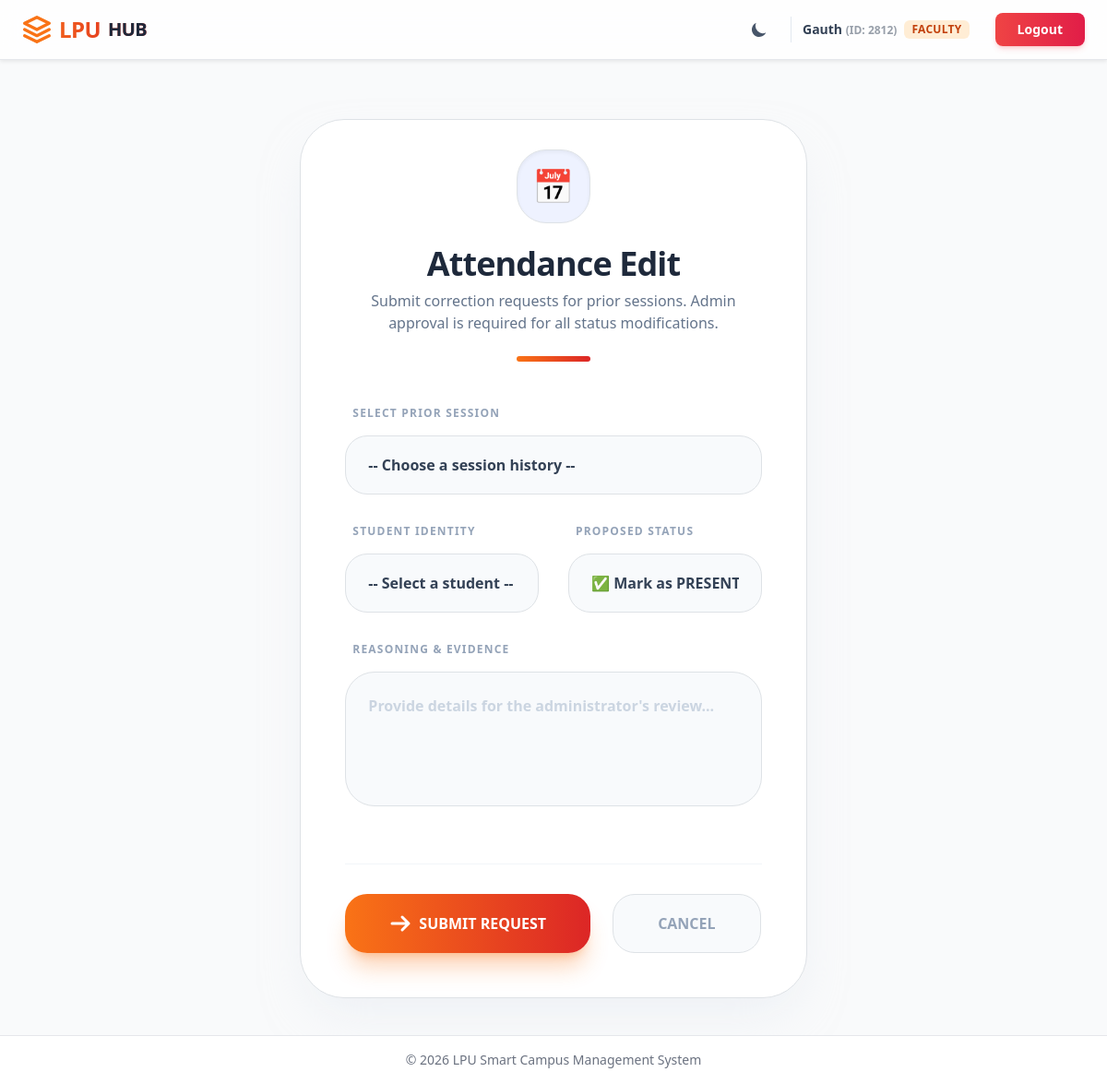
The page /attendance/request-edit/ (signed in) on the database its author committed.
### core/models.py (models this page shows, shortened)
class User(AbstractUser):
    class Role(models.TextChoices):
        STUDENT = "STUDENT", "Student"
        FACULTY = "FACULTY", "Faculty"
        ADMIN = "ADMIN", "Admin"
    role = models.CharField(max_length=50, choices=Role.choices, default=Role.STUDENT)
    uid = models.CharField(max_length=8, unique=True, null=True, blank=True)
    section = models.ForeignKey(Section, on_delete=models.SET_NULL, null=True, blank=True, related_name='members')
    is_approved = models.BooleanField(default=False)

### attendance/views.py (the view, shortened to what this page needs)
# urls.py: path('request-edit/', views.request_edit, name='request_edit'),
@login_required
@user_passes_test(is_faculty)
def request_edit(request):
    sessions = AttendanceSession.objects.filter(course__faculty=request.user).order_by('-date')
    students = User.objects.filter(role='STUDENT').order_by('username')
    return render(request, 'attendance/request_edit.html', {
        'sessions': sessions,
        'students': students
    })

### attendance/views.py (called while the page is built)
def is_faculty(user):
    return user.is_authenticated and user.role == 'FACULTY'

### templates/attendance/request_edit.html (shortened to what this page needs)
{% extends "base.html" %}
{% block content %}
<div class="row justify-content-center py-10">
    <div class="col-md-10 col-lg-8 col-xl-7 px-lg-4">
        <div
            class="bg-white dark:!bg-slate-800 rounded-[3rem] shadow-2xl shadow-slate-200/50 dark:shadow-none border border-slate-100 dark:!border-slate-700/50 overflow-hidden transition-all duration-300">
            <div class="p-8 pb-0 flex flex-col items-center text-center">
                <div
                    class="w-20 h-20 bg-indigo-50 dark:!bg-indigo-500/10 rounded-[2rem] flex items-center justify-center mb-6 border border-indigo-100 dark:!border-indigo-500/20 shadow-inner group hover:scale-110 transition-transform duration-500">
                    <span class="text-4xl text-indigo-500">📅</span>
                </div>
                <h2 class="text-4xl font-black text-slate-800 dark:!text-white tracking-tight mb-2">Attendance Edit</h2>
                <p class="text-slate-500 dark:text-slate-400 font-medium max-w-md">
                    Submit correction requests for prior sessions. Admin approval is required for all status
                    modifications.
                </p>
                <div class="w-20 h-1.5 bg-gradient-to-r from-orange-500 to-red-600 rounded-full mt-4"></div>
            </div>
            <div class="p-8 sm:p-12">
                <form method="post" action="{% url 'request_edit' %}" class="grid grid-cols-1 md:grid-cols-2 gap-8">
                    <div class="md:col-span-2">
                        <label
                            class="block text-xs font-black text-slate-400 uppercase tracking-widest mb-3 ml-2">Select
                            Prior Session</label>
                        <select name="session_id" id="sessionSelect"
                            class="w-full h-16 px-6 bg-slate-50 dark:!bg-slate-900 border border-slate-200 dark:!border-slate-700 rounded-3xl text-slate-700 dark:!text-slate-200 font-bold focus:!ring-2 focus:!ring-indigo-500/20 focus:!border-indigo-500 transition-all appearance-none cursor-pointer"
                            required>
                            <option value="">-- Choose a session history --</option>
                        </select>
                    </div>
                    <div class="md:col-span-1">
                        <label
                            class="block text-xs font-black text-slate-400 uppercase tracking-widest mb-3 ml-2">Student
                            Identity</label>
                        <div class="relative">
                            <select name="student_id"
                                class="w-full h-16 px-6 bg-slate-50 dark:!bg-slate-900 border border-slate-200 dark:!border-slate-700 rounded-3xl text-slate-700 dark:!text-slate-200 font-bold focus:!ring-2 focus:!ring-indigo-500/20 focus:!border-indigo-500 transition-all appearance-none cursor-pointer"
                                required>
                                <option value="">-- Select a student --</option>
                            </select>
                        </div>
                    </div>
                    <div class="md:col-span-1">
                        <label
                            class="block text-xs font-black text-slate-400 uppercase tracking-widest mb-3 ml-2">Proposed
                            Status</label>
                        <select name="requested_status"
                            class="w-full h-16 px-6 bg-slate-50 dark:!bg-slate-900 border border-slate-200 dark:!border-slate-700 rounded-3xl text-slate-700 dark:!text-slate-200 font-bold focus:!ring-2 focus:!ring-indigo-500/20 focus:!border-indigo-500 transition-all appearance-none cursor-pointer"
                            required>
                            <option value="true">✅ Mark as PRESENT</option>
                        </select>
                    </div>
                    <div class="md:col-span-2">
                        <label
                            class="block text-xs font-black text-slate-400 uppercase tracking-widest mb-3 ml-2">Reasoning
                            & Evidence</label>
                        <textarea name="reason" rows="4"
                            class="w-full p-6 bg-slate-50 dark:!bg-slate-900 border border-slate-200 dark:!border-slate-700 rounded-[2rem] text-slate-700 dark:!text-slate-200 font-bold placeholder:text-slate-300 dark:placeholder:text-slate-600 focus:!ring-2 focus:!ring-indigo-500/20 focus:!border-indigo-500 transition-all resize-none"
                            placeholder="Provide details for the administrator's review..." required></textarea>
                    </div>
                    <div
                        class="md:col-span-2 flex flex-col sm:flex-row items-center gap-4 mt-4 pt-8 border-t border-slate-100 dark:!border-slate-700/50">
                        <button type="submit"
                            class="w-full sm:w-auto h-16 px-12 bg-gradient-to-r from-orange-500 to-red-600 hover:from-orange-600 hover:to-red-700 text-white font-black rounded-3xl shadow-xl shadow-orange-500/30 transform hover:-translate-y-1 transition-all flex items-center justify-center gap-2 border-none">
                            <svg class="w-6 h-6" fill="none" viewBox="0 0 24 24" stroke="currentColor">
                                <path stroke-linecap="round" stroke-linejoin="round" stroke-width="3"
                                    d="M14 5l7 7m0 0l-7 7m7-7H3" />
                            </svg>
                            SUBMIT REQUEST
                        </button>
                        <a href="{% url 'dashboard' %}"
                            class="w-full sm:w-auto h-16 px-12 bg-slate-50 dark:!bg-slate-900/50 hover:bg-slate-100 dark:hover:bg-slate-900 border border-slate-100 dark:!border-slate-700 rounded-3xl text-slate-400 dark:text-slate-500 font-bold transition-all flex items-center justify-center no-underline">
                            CANCEL
                        </a>
                    </div>
                </form>
            </div>
        </div>
    </div>
</div>
{% endblock %}

### templates/base.html (shortened to what this page needs)
<!DOCTYPE html>
<html lang="en" data-bs-theme="light" class="light">
<head>
    <link href="https://cdn.jsdelivr.net/npm/bootstrap@5.3.3/dist/css/bootstrap.min.css" rel="stylesheet">
    <script src="https://cdn.tailwindcss.com"></script>
</head>
<body class="bg-gray-50 text-gray-900 dark:bg-gray-900 dark:text-gray-100 flex flex-col min-h-screen">
    <nav
        class="sticky top-0 z-50 bg-white/80 dark:bg-slate-900/80 backdrop-blur-lg border-b border-gray-200 dark:border-slate-800 transition-all duration-300 shadow-sm">
        <div class="max-w-7xl mx-auto px-4 sm:px-6 lg:px-8">
            <div class="flex justify-between items-center h-16">
                <div class="flex-shrink-0 flex items-center">
                    <a href="{% url 'dashboard' %}"
                        class="text-2xl font-black bg-clip-text text-transparent bg-gradient-to-r from-orange-500 to-red-600 tracking-tight flex items-center gap-2 hover:opacity-80 transition-opacity">
                        <svg xmlns="http://www.w3.org/2000/svg" class="w-8 h-8 text-orange-500" viewBox="0 0 24 24"
                            fill="none" stroke="currentColor" stroke-width="2.5" stroke-linecap="round"
                            stroke-linejoin="round">
                            <path d="M12 2L2 7l10 5 10-5-10-5zM2 17l10 5 10-5M2 12l10 5 10-5" />
                        </svg>
                        LPU<span class="text-slate-800 dark:text-white font-bold text-xl">HUB</span>
                    </a>
                </div>
                <div class="flex items-center gap-3 sm:gap-5">
                    <button id="theme-toggle"
                        class="p-2 rounded-full hover:bg-slate-100 dark:hover:bg-slate-800 transition-colors duration-200 focus:outline-none focus:ring-2 focus:ring-orange-500 text-slate-600 dark:text-slate-300">
                        <svg id="theme-toggle-dark-icon" class="w-5 h-5 hidden" fill="currentColor" viewBox="0 0 20 20"
                            xmlns="http://www.w3.org/2000/svg">
                            <path d="M17.293 13.293A8 8 0 016.707 2.707a8.001 8.001 0 1010.586 10.586z"></path>
                        </svg>
                    </button>
                    {% if user.is_authenticated %}
                    <div
                        class="hidden md:flex items-center gap-2 pl-3 py-1 pr-1 border-l border-slate-200 dark:border-slate-700">
                        <span class="text-sm font-semibold text-slate-700 dark:text-slate-200">
                            {{ user.username }}
                            <span class="opacity-50 text-xs">
                                (ID:
                                {{ user.uid|default:"N/A" }})
                            </span>
                        </span>
                        <span
                            class="text-xs px-2 py-0.5 rounded-md bg-orange-100 dark:bg-orange-500/20 text-orange-700 dark:text-orange-300 font-bold tracking-wide">
                            {{ user.get_role_display|upper }}
                        </span>
                    </div>
                    <form method="post" action="{% url 'logout' %}" class="m-0">
                        <button type="submit"
                            class="ms-2 px-4 py-2 text-sm font-bold text-white bg-gradient-to-r from-red-500 to-rose-600 rounded-lg shadow-md shadow-red-500/20 hover:shadow-lg hover:shadow-red-500/40 transform hover:-translate-y-0.5 transition-all focus:ring-2 focus:ring-offset-2 focus:ring-red-500 dark:focus:ring-offset-slate-900 border-none">
                            Logout
                        </button>
                    </form>
                    {% endif %}
                </div>
            </div>
        </div>
    </nav>
    <main class="flex-grow container mt-4">
        {% block content %}
        {% endblock %}
    </main>
    <footer
        class="mt-auto py-3 bg-white dark:!bg-gray-800 border-t border-gray-200 dark:!border-gray-700 text-center text-sm text-gray-500 dark:text-gray-400">
        <p class="mb-0">© 2026 LPU Smart Campus Management System</p>
    </footer>
</body>
</html>

### templates/base.html (style rules this page uses)
body { transition: background-color 0.3s, color 0.3s; }

### rows shown on the page
User: username "Gauth", uid "2812", role "FACULTY"
